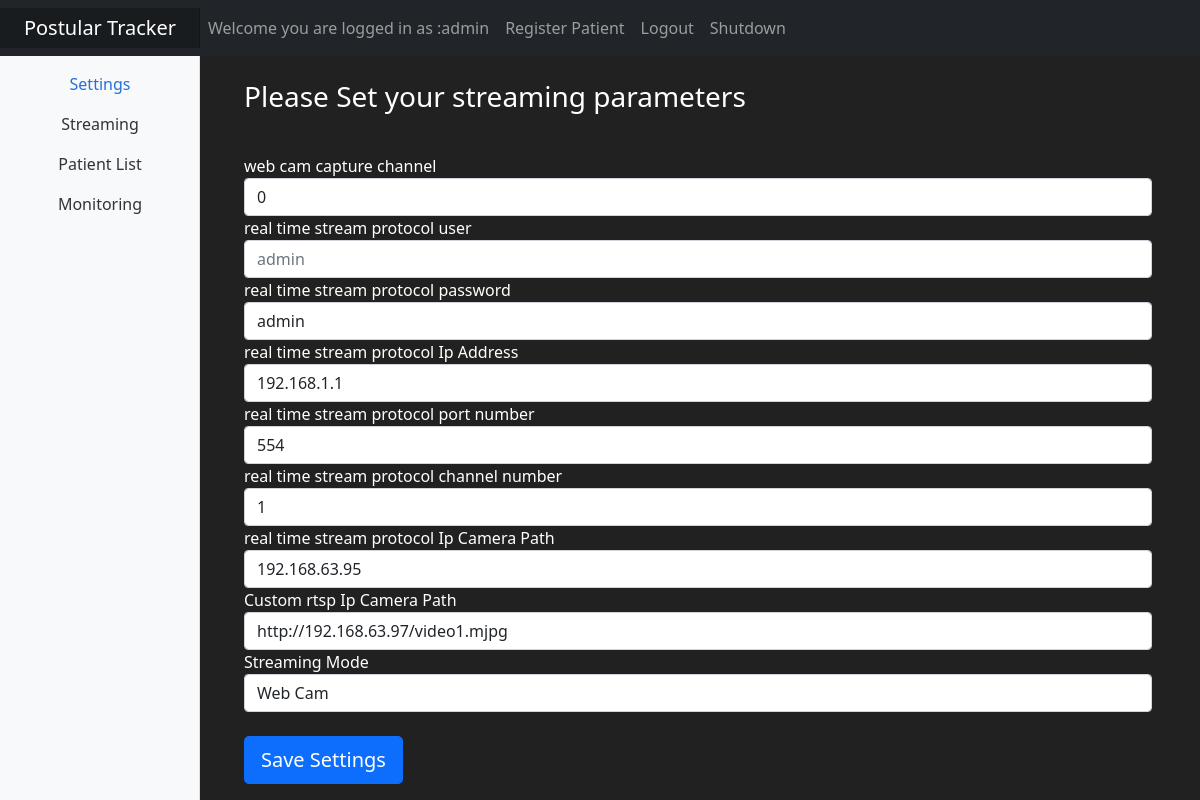
The app's page /Settings (signed in) with its own data.
### Tracker/models.py (models this page shows, shortened)
class User(db.Model, UserMixin):
    id =db.Column(db.Integer(),primary_key=True)
    username=db.Column(db.String(length=30), nullable=False,unique=True)
    email_address=db.Column(db.String(length=50),nullable=False,unique=True)
    password_hash=db.Column(db.String(length=128),nullable=False)
    settings=db.relationship('Settings',backref='owned_user',lazy=True)
    patient=db.relationship('Patient',backref='owned_user',lazy=True)
    @property
    def password(self):
        return self.password

class Settings(db.Model):
    id =db.Column(db.Integer(),primary_key=True)
    capture=db.Column(db.Integer(), nullable=False)
    rtsp_user=db.Column(db.String(length=45), nullable=False)
    rtsp_pw=db.Column(db.String(length=45), nullable=False)
    rtsp_ip=db.Column(db.String(length=16), nullable=False)
    rtsp_port=db.Column(db.String(length=254), nullable=False)
    rtsp_channel=db.Column(db.String(length=254), nullable=False)
    rtsp_path=db.Column(db.String(length=254), nullable=False)
    rtsp_custom=db.Column(db.String(length=1024), nullable=False)
    stream_mode=db.Column(db.Integer(), nullable=False)  #0 capture web cam , 1 Ip camera with standard rtsp path , 2 custom rtsp path
    owner=db.Column(db.Integer() ,db.ForeignKey('user.id'))

### Tracker/routes.py (the view)
@app.route('/Settings',methods=['GET','POST'])
@login_required
def settings_page():
    form=forms.SettingsForm(request.form)
    print (current_user)
    print (current_user.id)
    settings=Settings.query.filter_by(owner=current_user.id).first()
    if request.method=='POST':
        if form.validate_on_submit():
            settings.capture=form.capture.data
            settings.rtsp_user=form.rtsp_user.data
            settings.rtsp_pw=form.rtsp_pw.data
            settings.rtsp_ip=form.rtsp_ip.data
            settings.rtsp_port=form.rtsp_port.data
            settings.rtsp_channel=form.rtsp_channel.data
            settings.rtsp_path=form.rtsp_path.data
            settings.rtsp_custom=form.rtsp_custom.data
            settings.stream_mode=form.stream_mode.data
            try:
                db.session.commit()
                updated_settings=Settings.query.filter_by(owner=current_user.id).first()
                flash(f'Success : Parameters Saved', category='success')
                return render_template('Settings.html',form=form,settings=updated_settings)
            except :
                flash(f'Issue updating settings in database', category='danger')
                return render_template('Settings.html',form=form,settings=settings)
        else :
            if form.errors !={}:
                for err_msg in form.errors.items():
                    flash(f'parameter is not valid ! please try again :{err_msg}', category='danger')
    else :
        form.capture.data=settings.capture
        form.rtsp_pw.data=settings.rtsp_pw
        form.rtsp_ip.data=settings.rtsp_ip
        form.rtsp_port.data=settings.rtsp_port
        form.rtsp_channel.data=settings.rtsp_channel
        form.rtsp_path.data=settings.rtsp_path
        form.rtsp_custom.data=settings.rtsp_custom
        form.stream_mode.data=settings.stream_mode
    return render_template('Settings.html',form=form, settings=settings)

### Tracker/forms.py
class SettingsForm(FlaskForm):
    capture=IntegerField(label='web cam capture channel ')
    rtsp_user=StringField(label='real time stream protocol user', validators=[DataRequired()])
    rtsp_pw=StringField(label='real time stream protocol password', validators=[DataRequired()])
    rtsp_ip=StringField(label='real time stream protocol Ip Address', validators=[IPAddress(),DataRequired()])
    rtsp_port=IntegerField(label='real time stream protocol port number', validators=[DataRequired()])
    rtsp_channel=IntegerField(label='real time stream protocol channel number', validators=[InputRequired()])
    rtsp_path=StringField(label='real time stream protocol Ip Camera Path', validators=[DataRequired()])
    rtsp_custom=StringField(label='Custom rtsp Ip Camera Path', validators=[DataRequired()])
    stream_mode=SelectField('Streaming Mode',[DataRequired()],choices=[(0,'Web Cam'),(1,'IP CAM with constructed rtsp'),(2,'IP CAM with custom rtsp')])
    submit=SubmitField(label='Save Settings')

### Tracker/models.py (called while the page is built)
@login_manager.user_loader
def load_user(user_id):
    return User.query.get(int(user_id))

### Tracker/templates/Settings.html (shortened to what this page needs)
{% extends 'base.html' %}
{% block content %}
<body class=" text-center">
    <div class="container">
        <form method="POST" class="form-settings" style="color:white ; text-align: justify;">
            <br>
                <h1 class="h3 mb-3 font-weight-normal">
                    Please Set your streaming parameters
                </h1>
            <br>
                {{form.capture.label()}}
                {{form.capture(class="form-control",placeholder= settings.capture )}}
                {{form.rtsp_user.label()}}
                {{form.rtsp_user(class="form-control",placeholder=settings.rtsp_user )}}
                {{form.rtsp_pw.label()}}
                {{form.rtsp_pw(class="form-control",placeholder=settings.rtsp_pw)}}
                {{form.rtsp_ip.label()}}
                {{form.rtsp_ip(class="form-control",placeholder=settings.rtsp_ip)}}
                {{form.rtsp_port.label()}}
                {{form.rtsp_port(class="form-control",placeholder=settings.port)}}
                {{form.rtsp_channel.label()}}
                {{form.rtsp_channel(class="form-control",placeholder=settings.channel)}}
                {{form.rtsp_path.label()}}
                {{form.rtsp_path(class="form-control",placeholder=settings.path)}}
                {{form.rtsp_custom.label()}}
                {{form.rtsp_custom(class="form-control",placeholder=settings.custom)}}
                {{form.stream_mode.label()}}
                {{form.stream_mode(class="form-control",placeholder="Streaming mode (0 : web cam ,1: generated rtsp path , 2: custom rtsp path)")}}
            <br>
                {{form.submit(class="btn btn-lg  tn-block btn-primary")}}
        </form>
    </div>
</body>
{% endblock %}

### Tracker/templates/base.html (shortened to what this page needs)
<!doctype html>
<html lang="en">
   <head>
      <link href="..\static\css\dashboard.css" rel="stylesheet">
      <link href="https://cdn.jsdelivr.net/npm/bootstrap@5.1.3/dist/css/bootstrap.min.css" rel="stylesheet">
    <head>
    <body>
            <header class="navbar navbar-expand-lg sticky-top navbar-dark bg-dark">
                <a class="navbar-brand col-md-3 col-lg-2 me-0 px-3" href="#">Postular Tracker</a>
                <div class="navbar-nav">
                    {%if current_user.is_authenticated %}
                                    <ul class="nav justify-content-end">
                                        <li class="nav-item">
                                            <a class="nav-link"> Welcome you are logged in as :{{current_user.username }}</a>
                                        </li>
                                        <li class="nav-item">
                                            <a class="nav-link" href="{{ url_for('patient_register_page') }}"> Register Patient</a>
                                        </li>
                                        <li class="nav-item">
                                            <a class="nav-link" href="{{ url_for('logout_page') }}">Logout</a>
                                        </li>
                                        <li class="nav-item">
                                            <a class="nav-link" href="{{ url_for('shutdown') }}">Shutdown</a>
                                        </li>
                                    </ul>
                    {% endif %}
                </div>
            </header>
            <div class="container-fluid">
                <div class="row">
                    <nav id="sidebarMenu" class="col-md-3 col-lg-2 d-md-block bg-light sidebar collapse">
                        <div class="position-sticky pt-3">
                            <ul class="nav flex-column">
                                <li class="nav-item">
                                    <a class="nav-link active" aria-current="page" href="{{url_for('settings_page')}}">
                                    Settings
                                    </a>
                                </li>
                                <li class="nav-item">
                                    <a class="nav-link" href="{{url_for('stream_page')}}">
                                    Streaming
                                    </a>
                                </li>
                                <li class="nav-item">
                                    <a class="nav-link" href="{{url_for('patient_page')}}">
                                    Patient List
                                    </a>
                                </li>
                                <li class="nav-item">
                                    <a class="nav-link" href="#">
                                    Monitoring
                                    </a>
                                </li>
                            </ul>
                        </div>
                    </nav>
                </div>
                <main class="col-md-9 ms-sm-auto col-lg-10 px-md-4">
                            {% block content %}
                            {% endblock %}
                </main>
            </div>
         </body>
      </html>
   </body>
</html>

### Tracker/static/css/dashboard.css (style rules this page uses)
body { font-size: .875rem; }
.sidebar { position: fixed; top: 0; bottom: 0; left: 0; z-index: 100; padding: 48px 0 0; box-shadow: inset -1px 0 0 rgba(0, 0, 0, .1); }
.sidebar .nav-link { font-weight: 500; color: #333; }
.sidebar .nav-link.active { color: #2470dc; }
.navbar-brand { padding-top: .75rem; padding-bottom: .75rem; font-size: 1rem; background-color: rgba(0, 0, 0, .25); box-shadow: inset -1px 0 0 rgba(0, 0, 0, .25); }

### Tracker/templates/base.html (style rules this page uses)
body { background-color: #212121; color: white }

### records on screen
User: username "admin"
Settings: capture "0", rtsp_pw "admin", rtsp_ip "192.168.1.1", rtsp_port "554", rtsp_channel "1", rtsp_path "192.168.63.95", rtsp_custom "http://192.168.63.97/video1.mjpg", stream_mode "Web Cam"
